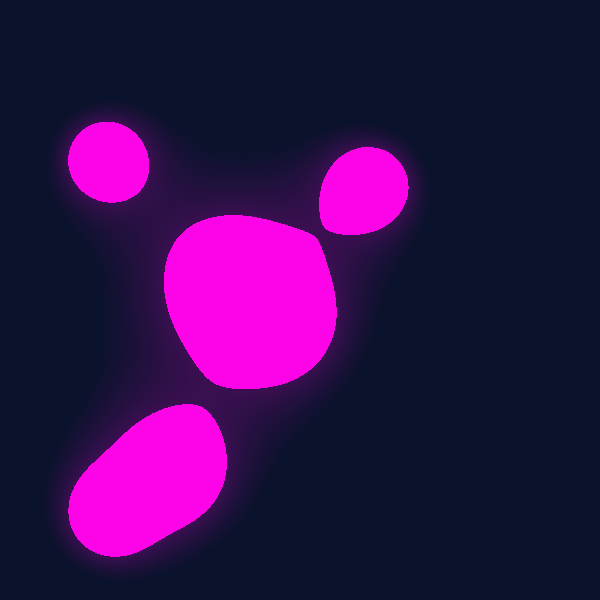
Frame 1 (no input)
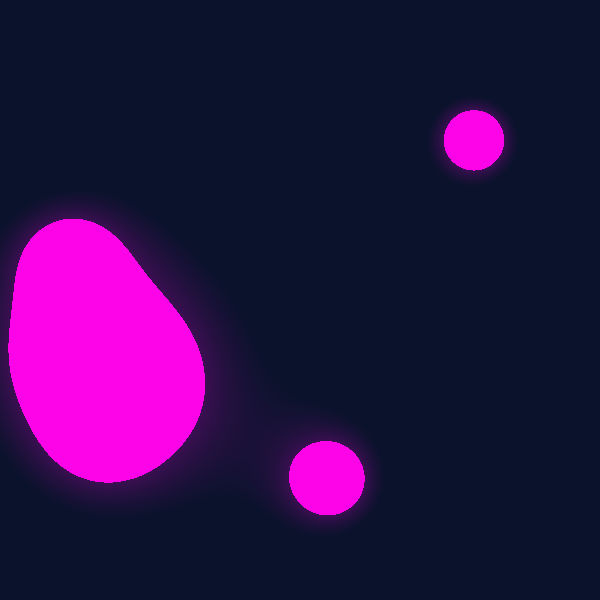
Frame 60 (the mouse pressed at the canvas centre just before this capture)
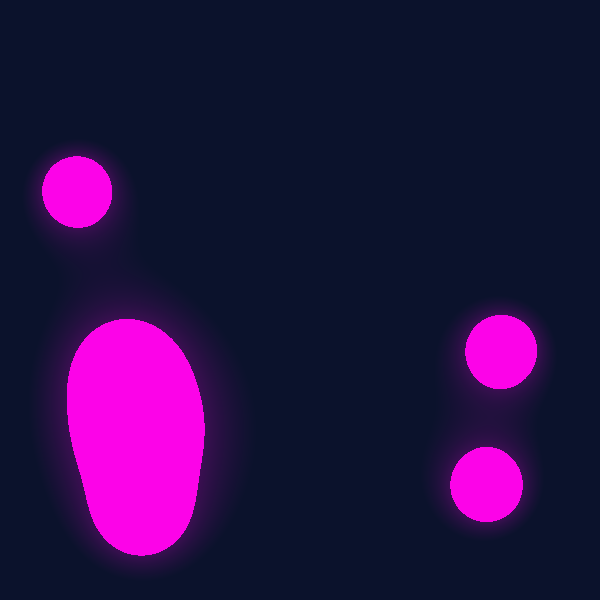
Frame 120 (the mouse held since frame 60 and released just before this capture)

The Processing sketch that drew these frames (run headless with seeded random() and noise(); from frame 60 on, the mouse is pressed at the canvas centre):

// Processing sketch: metaballs
// ── metaballs.pde
color bgColor;
color blobColor;

Blob[] blobs = new Blob[6];

void setup() {
  size(600, 600);
  //colorMode(HSB, 100);
  
  //bgColor = color(0, 27, 30);
  //blobColor = color(35, 97, 103);
  
  bgColor = color(11, 18, 44);
  blobColor = color(252, 3, 232);
  
  for(int i = 0; i < blobs.length; i++) {
    blobs[ i ] = new Blob();
  }
}

void draw() {
  background(0);
  
  loadPixels();
  
  for(int x = 0; x < width; x++) {
    for(int y = 0; y < height; y++) {
      int index = (x + (y * width));
      float sum = 0;
      
      for(Blob b : blobs) {
        float d = dist(x, y, b.pos.x, b.pos.y);
        sum += (80 * b.r) / d;
      }
      
      float sum_mapped = map(sum, 0, (width * 0.9), 0, 100);
      //pixels[ index ] = color(72, (100 - sum_mapped), sum_mapped);
      
      if(sum_mapped > 40) {
        pixels[ index ] = blobColor;
      } else if(sum_mapped > 30) {
        pixels[ index ] = lerpColor(blobColor, bgColor, map(sum_mapped, 30, 40, 1, 0.8));
      } else {
        pixels[ index ] = bgColor;
      }
      
      //pixels[ index ] = color(55, 100, sum_mapped*0.8);
    }
  }
  
  updatePixels();
  
  for(Blob b : blobs) {
    b.update();
    //b.show();
  }
  
  if(frameCount == 50) { save("preview.png"); }
}

// ── Blob.pde
class Blob {
  PVector pos;
  float r;
  float rhalf;
  PVector vel;
  
  Blob() {
    r=60;//r = random(120, 240);
    pos = new PVector(random(r, width-r), random(r, height-r));
    vel = PVector.random2D();
    vel.mult(random(2,4));
  }
  
  void update() {
    if(((pos.x + r) >= width) || ((pos.x - r) <= 0)) {
      vel.x *= -1;
    }
    
    if(((pos.y + r) >= height) || ((pos.y - r) <= 0)) {
      vel.y *= -1;
    }
    
    pos.add(vel);
  }
  
  void show() {
    noFill();
    stroke(0);
    strokeWeight(4);
    ellipseMode(CENTER);
    ellipse(pos.x, pos.y, r*2, r*2);
  }
}
